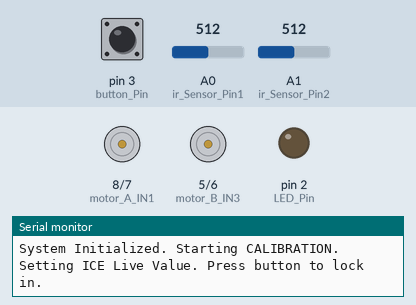
Simulated run of this sketch. Board: Arduino Uno, built with avr-gcc and run on an emulated ATmega328P. On the bench: motor-driver pin pairs drawn as motors (green arrow = first pin HIGH = forward, orange = second pin HIGH = backward, longer = more drive, scaled by the enable pin), output pins drawn as LEDs (lit = HIGH), the last lines printed to the serial monitor. Dashed ring = blinking. The inputs (shaded band) are chosen by the test bench; at power-on: pin 3 (button_Pin) HIGH, A0 (ir_Sensor_Pin1) = 512, A1 (ir_Sensor_Pin2) = 512.

Above: at 1.2 s.
1.3 s: pin 3 (button_Pin) pulled LOW for 0.15 s
2.9 s: pin 3 (button_Pin) pulled LOW for 1 s
At 4.18 s:
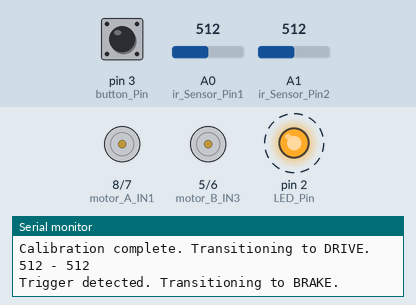
5.9 s: A0 (ir_Sensor_Pin1) set to 120
8.9 s: A0 (ir_Sensor_Pin1) set to 103
At 9.27 s:
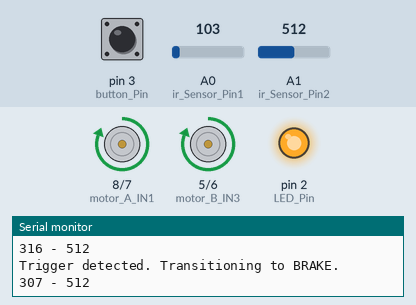
11.9 s: A0 (ir_Sensor_Pin1) set to 122
At 12.32 s:
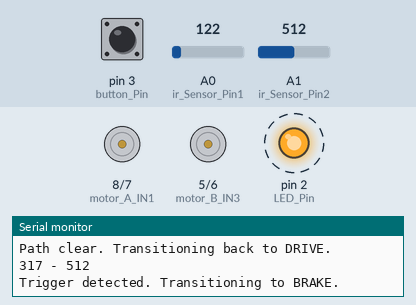
14.9 s: pin 3 (button_Pin) driven LOW
At 16.2 s:
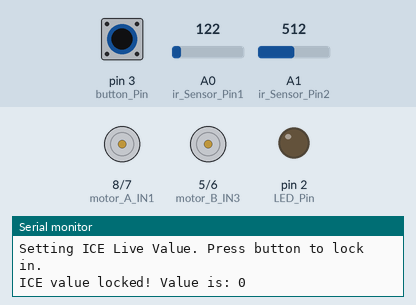
Timing chart, 0 to 17.7 s (numbered marks = the images above; inputs shaded):
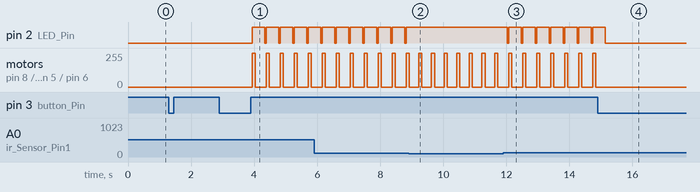

Measured:
- the behaviour switches between 112 and 111 on A0 (ir_Sensor_Pin1) (found by bisection; images 1 and 2)
- after the input at 2.9 s, pin 2 (LED_Pin): alternates HIGH for 0.40 s and LOW for 0.04 s, starting after 1.0 s; motor on pin 8 (motor_A_IN1) / pin 7 (motor_A_IN2), motor on pin 5 (motor_B_IN3) / pin 6 (motor_B_IN4): alternates forward 255/255 for 0.10 s and stopped for 0.34 s, starting after 1.0 s
- after the input at 8.9 s, pin 2 (LED_Pin): stops changing and stays HIGH
- after the input at 11.9 s, pin 2 (LED_Pin): alternates HIGH for 0.40 s and LOW for 0.04 s, starting after 0.13 s
- after the input at 14.9 s, pin 2 (LED_Pin): goes on until 15.1 s, then stays LOW; motor on pin 8 (motor_A_IN1) / pin 7 (motor_A_IN2), motor on pin 5 (motor_B_IN3) / pin 6 (motor_B_IN4): stops changing and stays stopped

The sketch:

main.ino
```cpp
// 1. Define the possible states for your system
enum SystemState {
  CALIBRATION,
  DRIVE,
  BRAKE
};

// Set the initial state
SystemState currentState = CALIBRATION;

// 2. Define your pins
// IR Pins
const int ir_Sensor_Pin1 = A0;
const int ir_Sensor_Pin2 = A1;

// Motor Pins
const int motor_A_IN1 = 8;
const int motor_A_IN2 = 7;
const int motor_B_IN3 = 5;
const int motor_B_IN4 = 6;
const int motor_A_EN = 9;
const int motor_B_EN = 4;

// LED Pin
const int LED_Pin = 2;

// BUtton Pin
const int button_Pin = 3;

int currentSpeed = 255;

// Threshold Values
int ir_ice_detected = 0;
int ir_no_ice_detected = 0;
int calibrationStep = 0;

void setup() {
  Serial.begin(9600);

  // Initialize IR pins
  pinMode(ir_Sensor_Pin1, INPUT);
  pinMode(ir_Sensor_Pin2, INPUT);

  // Initialize Motor pins
  pinMode(motor_A_IN1, OUTPUT);
  pinMode(motor_A_IN2, OUTPUT);
  pinMode(motor_B_IN3, OUTPUT);
  pinMode(motor_B_IN4, OUTPUT);
  pinMode(motor_A_EN, OUTPUT);
  pinMode(motor_B_EN, OUTPUT);

  // Initialize LED pin
  pinMode(LED_Pin, OUTPUT);

  // Initialize Button Pin
  pinMode(button_Pin, INPUT);

  Serial.println("System Initialized. Starting CALIBRATION.");
}

void loop() {
  // 3. The State Machine: Directs the code to the current active state
  switch (currentState) {
    case CALIBRATION:
      handleCalibration();
      break;

    case DRIVE:
      handleDrive();
      break;

    case BRAKE:
      handleBrake();
      break;
  }
}

// --- State Handler Functions ---

void handleCalibration() {
  int currentAvg = 0;

  // --- STEP 1: ICE READING ---
  Serial.println("Setting ICE Live Value. Press button to lock in.");

  // The loop actively checks the physical pin every time it repeats
  while (digitalRead(button_Pin) != LOW) {
    currentAvg = (analogRead(ir_Sensor_Pin1) + analogRead(ir_Sensor_Pin2)) / 2;
  }

  ir_ice_detected = currentAvg; // Save the reading
  calibrationStep = 1;
  Serial.print("ICE value locked! Value is: ");
  Serial.println(ir_ice_detected);

  // --- CRITICAL STEP: WAIT FOR RELEASE ---
  delay(50); // Small delay to debounce the physical metal contacts

  // Trap the code here as long as the button is still being held down
  while (digitalRead(button_Pin) == LOW) {
    // Do nothing, just wait for the user to lift their finger
  }

  // --- STEP 2: NO ICE READING ---
  Serial.println("Setting NO ICE Live Value. Press button to lock in.");

  while (digitalRead(button_Pin) != LOW) {
    currentAvg = (analogRead(ir_Sensor_Pin1) + analogRead(ir_Sensor_Pin2)) / 2;
  }

  ir_no_ice_detected = currentAvg; // Save the reading
  Serial.print("NO ICE value locked! Value is: ");
  Serial.println(ir_no_ice_detected);

  // --- CRITICAL STEP: WAIT FOR RELEASE (AGAIN) ---
  delay(50);
  while (digitalRead(button_Pin) == LOW) {
    // Wait for release again so we don't accidentally trigger something in DRIVE
  }


  // --- STEP 3: TRANSITION ---
  if (calibrationStep == 1) {
    Serial.println("Calibration complete. Transitioning to DRIVE.");
    currentState = DRIVE;
  }
}

void handleDrive() {
  // 1. Output commands to drive motors forward
  // ... your motor driving code here ...
  digitalWrite(LED_Pin, LOW);

  // 2. Read the IR sensor
  int irValue1 = analogRead(ir_Sensor_Pin1); // Use analogRead() if it's an analog sensor
  int irValue2 = analogRead(ir_Sensor_Pin2);

  int irAverage = (irValue1 + irValue2)/2;
  Serial.print(irAverage);
  Serial.print(" - ");
  Serial.println(ir_no_ice_detected);

  // 3. Check for trigger condition (e.g., obstacle detected or line lost)
  // Assuming HIGH means a trigger condition was met
  if (irAverage >= (ir_ice_detected - 200) && irAverage <= (ir_ice_detected + 200)) {
    Serial.println("Trigger detected. Transitioning to BRAKE.");
    currentState = BRAKE;
  }

  // Check if the key pressed was 'Enter' (\n or \r)
  if (digitalRead(button_Pin) == LOW) {
    // Reset the program
    Serial.println("Resetting program. Returning to Calibration.");
    calibrationStep = 0;
    currentState = CALIBRATION;
    delay(250);
  }
}

void handleBrake() {

  digitalWrite(LED_Pin, HIGH);
  // 1. Output commands to stop the motors
  setMotors(currentSpeed, 0, currentSpeed, 0);
  delay(100);
  stopMotors();
  delay(300);

  // 2. Read the IR sensor to check if it's safe to move again
  int irValue1 = analogRead(ir_Sensor_Pin1);
  int irValue2 = analogRead(ir_Sensor_Pin2);

  int irAverage = (irValue1 + irValue2)/2;
  Serial.print(irAverage);
  Serial.print(" - ");
  Serial.println(ir_ice_detected);

  // 3. Check if the trigger condition has cleared
  // Assuming LOW means the path is clear
  if (irAverage >= (ir_no_ice_detected - 200) && irAverage <= (ir_no_ice_detected + 200)) {
    Serial.println("Path clear. Transitioning back to DRIVE.");
    currentState = DRIVE;
  }
}

void setMotors(int a1, int a2, int b3, int b4) {
  digitalWrite(motor_A_EN, HIGH);
  digitalWrite(motor_B_EN, HIGH);
  analogWrite(motor_A_IN1, a1);
  analogWrite(motor_A_IN2, a2);
  analogWrite(motor_B_IN3, b3);
  analogWrite(motor_B_IN4, b4);
}

void stopMotors() {
  analogWrite(motor_A_IN1, 0);
  analogWrite(motor_A_IN2, 0);
  analogWrite(motor_B_IN3, 0);
  analogWrite(motor_B_IN4, 0);
  digitalWrite(motor_A_EN, LOW);
  digitalWrite(motor_B_EN, LOW);
}
```
